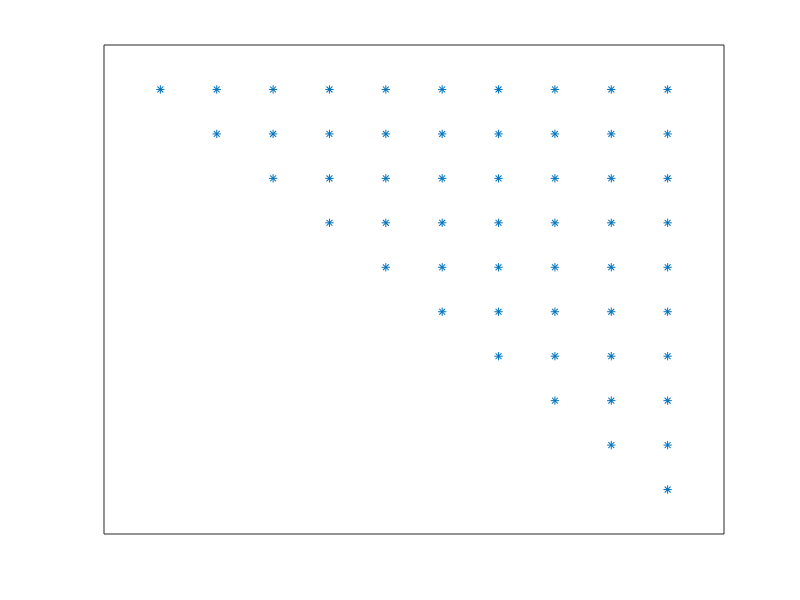

Write MATLAB code to recreate this figure.
Z=randn(10,10); D=diag(randn(10,1)); A=inv(Z)*D*Z;
for k=1:5000, [Q,R]=qr(A); A=R*Q; end
subplot(111), spy(abs(A)>10^(-10)), set(gca,'Fontsize',15)
set(gca,'Xtick',[]); set(gca,'Ytick',[]); xlabel(' '); shg;
